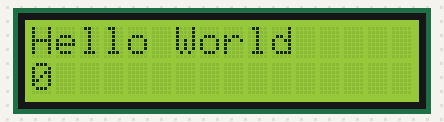
Recording of a sketch running on a simulated Arduino Uno, built with avr-gcc and run on an emulated ATmega328P. Shown: 16×2 character LCD.

Above: at 0.1 s.
At 1.1 s:
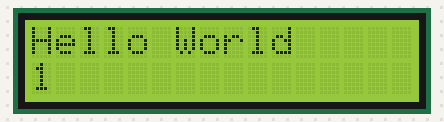
At 2.1 s:
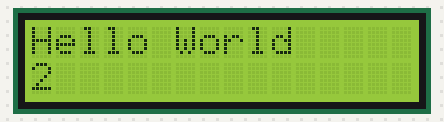
At 4.1 s:
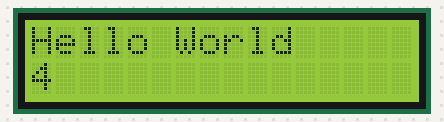
At 6.1 s:
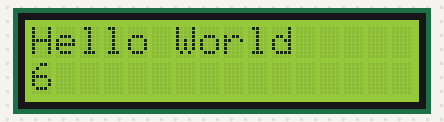
At 9.1 s:
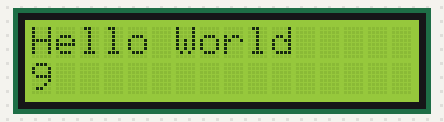

Measured:
- by itself, everything shown: repeats every 10.0 s, in 10 steps
- what the display in image 1 shows lasts 1.0 s, from 1.1 s to 2.1 s

The sketch:

162_lcd_print_hello_world_and_count1.ino
```cpp
#include <LiquidCrystal.h>

// Initialize the library with the numbers of the interface pins
LiquidCrystal lcd(12, 11, 5, 4, 3, 2);

int numRows = 2; // Change this to match the number of rows on your LCD
int numCols = 16; // Change this to match the number of columns on your LCD

void setup() {
  // Set up the LCD's number of columns and rows
  lcd.begin(numCols, numRows);
}

void loop() {
  // Print numbers on the LCD
  for (int i = 0; i < 10; i++) {

    lcd.setCursor(0, 0); // Set the cursor to the first column of the first row
    lcd.print("Hello World"); // Print a label
    lcd.setCursor(0, 1); // Set the cursor to the first column of the second row
    lcd.print(i); // Print the number
    delay(1000); // Wait for 1 second
  }
}
```
